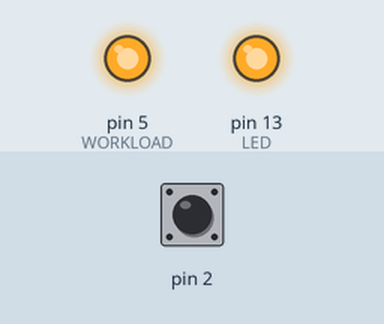
The sketch below on a simulated Arduino Uno, built with avr-gcc and run on an emulated ATmega328P. Shown: output pins drawn as LEDs (lit = HIGH). The inputs (shaded band) are chosen by the test bench; at power-on: pin 2 HIGH. Sleep ends after the set time or at an interrupt.

Above: at 0.1 s.
At 8.1 s:
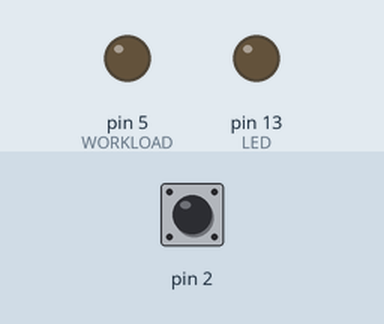
Timing chart, 0 to 9.6 s (numbered marks = the images above):
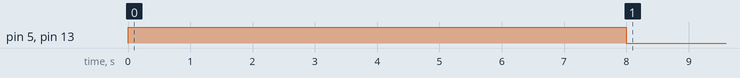

The sketch:

Sprinkler.ino
```cpp
/*
 Name:		sprinkler.ino
 Created:	06.11.2018 22:41:02
 Author:	Ksiw
*/
//значени¤ и сна указываютс¤ кратно 4м секундам

#define LED 13          //нога светодиода
#define WORK 8			//сек качать воду
#define SLEEP 3600     //1 ед - 8 сек // 8ч
#define WORKLOAD 5		//пин насоса


#include <avr/power.h>
#include <avr/sleep.h>
#include <avr/wdt.h>


uint32_t timerWORK = 0, timerSLEEP = 0;


void setup()
{
	digitalWrite(2, HIGH);    // кнопка с подт¤гивающим резистором
	pinMode(WORKLOAD, OUTPUT);
	pinMode(LED, OUTPUT);

	func_Work();

}

void loop()
{
	if (SLEEP <= timerSLEEP)
		func_Work();


	// шаблон битов sleep:
	//  1 секунда:  0b000110
	//  2 секунды:	0b000111
	//  4 секунды:	0b100000
	//  8 секунд:	0b100001

	 // засыпаем на x секунд
	myWatchdogEnable(0b100001);  // 1 секунд
	timerSLEEP++;
}
//--------------------------------------------------------------------------------------
// процедура обработки прерывани¤ по нажатию кнопки
void wake()
{
	wdt_disable();  // отключаем сторожевой таймер
}
//--------------------------------------------------------------------------------------
// прерывание сторожевого таймера
ISR(WDT_vect)
{
	wake();
}
//----------------------------------------------------------------------------------------
void myWatchdogEnable(const byte interval)
{
	noInterrupts();

	MCUSR = 0;                          // сбрасываем различные флаги
	WDTCSR |= 0b00011000;               // устанавливаем WDCE, WDE
	WDTCSR = 0b01000000 | interval;    // устанавливаем WDIE, и соответсвующую задержку
	wdt_reset();

	byte adcsra_save = ADCSRA;
	ADCSRA = 0;  // запрещаем работу ј÷ѕ
	power_all_disable();   // выключаем все модули
	set_sleep_mode(SLEEP_MODE_PWR_DOWN);   // устанавливаем режим сна
	sleep_enable();
	attachInterrupt(0, wake, LOW);   // позвол¤ем заземлить pin 2 дл¤ выхода из сна
	interrupts();
	sleep_cpu();            // переходим в сон и ожидаем прерывание
	detachInterrupt(0);     // останавливаем прерывание LOW

	ADCSRA = adcsra_save;  // останавливаем понижение питани¤
	power_all_enable();   // включаем все модули
}
//---------------------------------------------------------------------------------------------
void func_Work()
{
	/*Serial.begin(115200);
	Serial.println("Work");*/

	digitalWrite(WORKLOAD, HIGH);
	digitalWrite(LED, HIGH);
	delay(WORK * 1000);

	digitalWrite(WORKLOAD, LOW);
	digitalWrite(LED, LOW);
	timerSLEEP = 0;

}
```
